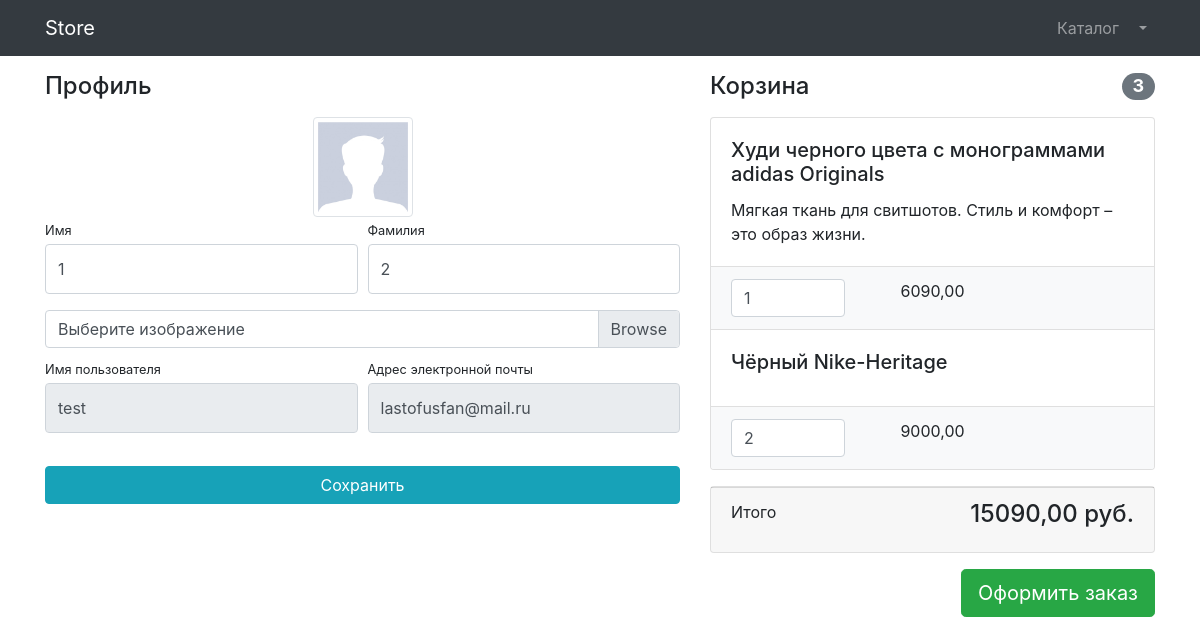
Page /users/profile/44/ (signed in) on the committed database.
### users/models.py (models this page shows)
class User(AbstractUser):
    image = models.ImageField(upload_to='users_images', null=True, blank=True)
    is_verified_email = models.BooleanField(default=False)

### products/models.py (models this page shows, shortened)
class Basket(models.Model):
    user = models.ForeignKey(to=User, on_delete=models.CASCADE)
    product = models.ForeignKey(to=Product, on_delete=models.CASCADE)
    quantity = models.PositiveIntegerField(default=0)
    created_timestamp = models.DateTimeField(auto_now_add=True)
    objects = BasketQuerySet.as_manager()
    def sum(self):
        return self.product.price * self.quantity

class Product(models.Model):
    name = models.CharField(max_length=100, unique=True)
    description = models.TextField(null=True, blank=True)
    price = models.DecimalField(max_digits=6, decimal_places=2)
    quantity = models.PositiveIntegerField(default=0)
    image = models.ImageField(upload_to='product_images')
    category = models.ForeignKey(to=ProductCategory, on_delete=models.PROTECT)
    class Meta:
        verbose_name = 'Product'
        verbose_name_plural = 'Products'

### users/views.py (the view, shortened to what this page needs)
# urls.py: path('profile/<int:pk>/', login_required(UserProfileView.as_view()), name='profile'),
class UserProfileView(CommonMixin, UpdateView):
    model = User
    form_class = UserProfileForm
    template_name = 'users/profile.html'
    title = 'Store - Личный кабинет'

### users/forms.py
class UserProfileForm(UserChangeForm):
    first_name = forms.CharField(widget=forms.TextInput(attrs={'class': 'form-control py-4'}))
    last_name = forms.CharField(widget=forms.TextInput(attrs={'class': 'form-control py-4'}))
    image = forms.ImageField(widget=forms.FileInput(attrs={'class': 'custom-file-input'}), required=False)
    username = forms.CharField(widget=forms.TextInput(attrs={'class': 'form-control py-4', 'readonly': True}))
    email = forms.CharField(widget=forms.EmailInput(attrs={'class': 'form-control py-4', 'readonly': True}))
    class Meta:
        model = User
        fields = ('first_name', 'last_name', 'image', 'username', 'email')

### common/views.py (called while the page is built)
    def get_context_data(self, **kwargs):
        context = super(CommonMixin, self).get_context_data(**kwargs)
        context["title"] = self.title
        context["categories"] = self.categories
        return context

### products/context_processors.py (called while the page is built)
def baskets(request):
    user = request.user
    return {'baskets': Basket.objects.filter(user=user) if user.is_authenticated else []}

### products/models.py (called while the page is built)
    def total_quantity(self):
        return sum(basket.quantity for basket in self)

    def total_sum(self):
        return sum(basket.sum() for basket in self)

### users/templates/users/profile.html (shortened to what this page needs)
{% extends 'products/base.html' %}
{% load static %}
{% block css %}
    <link href="{% static '/vendor/css/profile.css'%}" rel="stylesheet">
{% endblock %}
{% block content%}
    <div class="container">
        <div class="row">
            <div class="col-lg-7">
                <h4 class="mt-3 mb-3">Профиль</h4>
                <div class="col-lg-12 text-center">
                    <img width="100" height="100"
                        src="{% if user.image %} {{ user.image.url }} {% else %} {% static 'vendor\img\users\default_avatar.jpg' %} {% endif %}"
                        class="img-thumbnail">
                </div>
                <form action="{% url 'users:profile' user.id %}" enctype="multipart/form-data">
                    <div class="form-row">
                        <div class="col-lg-6">
                            <div class="form-group">
                                <label class="small mb-1" for="{{ form.first_name.id_for_label }}">
                                    Имя
                                </label>
                                {{ form.first_name }}
                            </div>
                        </div>
                        <div class="col-lg-6">
                            <div class="form-group">
                                <label class="small mb-1" for="{{ form.last_name.id_for_label }}">
                                    Фамилия
                                </label>
                                {{ form.last_name }}
                            </div>
                        </div>
                    </div>
                    <div class="form-row mb-2">
                        <div class="col-lg-12">
                            <div class="custom-file">
                                <label class="custom-file-label" for="{{ form.image.id_for_label }}">
                                    Выберите изображение
                                </label>
                            </div>
                        </div>
                    </div>
                    <div class="form-row">
                        <div class="col-lg-6">
                            <label class="small mb-1" for="{{ form.username.id_for_label }}">
                                Имя пользователя
                            </label>
                            {{ form.username }}
                        </div>
                        <div class="col-lg-6">
                            <label class="small mb-1" for="{{ form.email.id_for_label }}">
                                Адрес электронной почты
                            </label>
                            {{ form.email }}
                        </div>
                    </div>
                    <div class="form-row">
                        <div class="col-lg-12" style="margin-top: 33px;">
                            <input class="btn btn-info btn-block" type="submit" value="Сохранить">
                        </div>
                    </div>
                </form>
            </div>
            <div class="col-lg-5">
                {% include 'products/baskets.html' %}
            </div>
        </div>
    </div>
{% endblock %}

### products/templates/products/baskets.html (shortened to what this page needs)
{% if baskets %}
    <h4 class="mt-3 mb-3 d-flex justify-content-between align-items-center mb-3">
        Корзина <span class="badge badge-secondary badge-pill"> {{ baskets.total_quantity }} </span>
    </h4>
    <div class="card mb-3">
        {% for basket in baskets %}
        <div class="card-body">
            <h5 class="card-title">{{ basket.product.name }}</h5>
            <p class="card-text">{{ basket.product.description }}</p>
        </div>
        <ul class="list-group list-group-flush">
            <li class="list-group-item bg-light">
                <div class="row text-center">
                    <div class="col-lg-4">
                        <input name="basketID" type="number" class="form-control"
                            value="{{ basket.quantity }}" min="0">
                    </div>
                    <div class="col-lg-4"> {{ basket.sum }} </div>
                    <div class="col-lg-4">
                    </div>
                </div>
            </li>
        </ul>
        {% endfor %}
    </div>
    <div class="card mb-3">
        <div class="card-footer">
            <p class="float-left">Итого</p>
            <h4 class="float-right">{{ baskets.total_sum }} руб.</h4>
        </div>
    </div>
<a class="btn btn-success btn-lg float-right" href="../orders/order-create.html">
    Оформить заказ
</a>
{% else %}
    <h4 class="mt-3 mb-3 text-center">
        Корзина пуста
    </h4>
{% endif %}

### rows in the picture
User: first_name "1", last_name "2", username "test", email "lastofusfan@mail.ru"
Basket: total_quantity "3", product.name "Худи черного цвета с монограммами adidas Originals", product.description "Мягкая ткань для свитшотов. Стиль и комфорт – это образ жизни.", basketID "1", sum "6090,00", total_sum "15090,00"
Basket: product.name "Чёрный Nike-Heritage", basketID "2", sum "9000,00"
